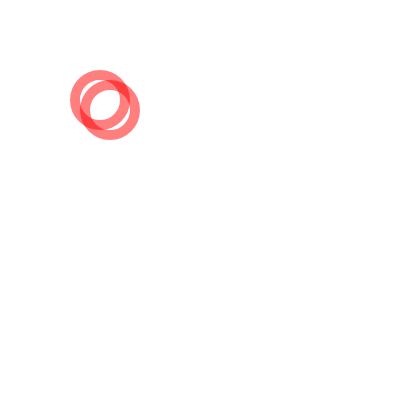
Frame 1 (no input)
Frame 60 (no input): identical to frame 1, image omitted
Frame 120 (the mouse pressed at the canvas centre since frame 60): identical to frame 1, image omitted

The p5.js sketch that drew this single still picture (run headless with seeded random() and noise() and a simulated clock; from frame 60 on, the mouse is pressed at the canvas centre):

// p5.js sketch
// ── sketch.js
// setup function - used for commands that need to run only once
function setup()
{
  // only put code here that you want to happen one time, 
  // at the start of your program

  // create a canvas element on the page
  createCanvas(400, 400);
  
  // thickness
  strokeWeight(10);

  // no fill
  noFill();

  // outlines will be semi transparent red 
  stroke(255,0,0,128);

  // draw our shapes
  ellipse(100,100,50,50);
  ellipse(110,110,50,50);
}

// draw function - used for commands that need to be repeated
function draw()
{
}
		
